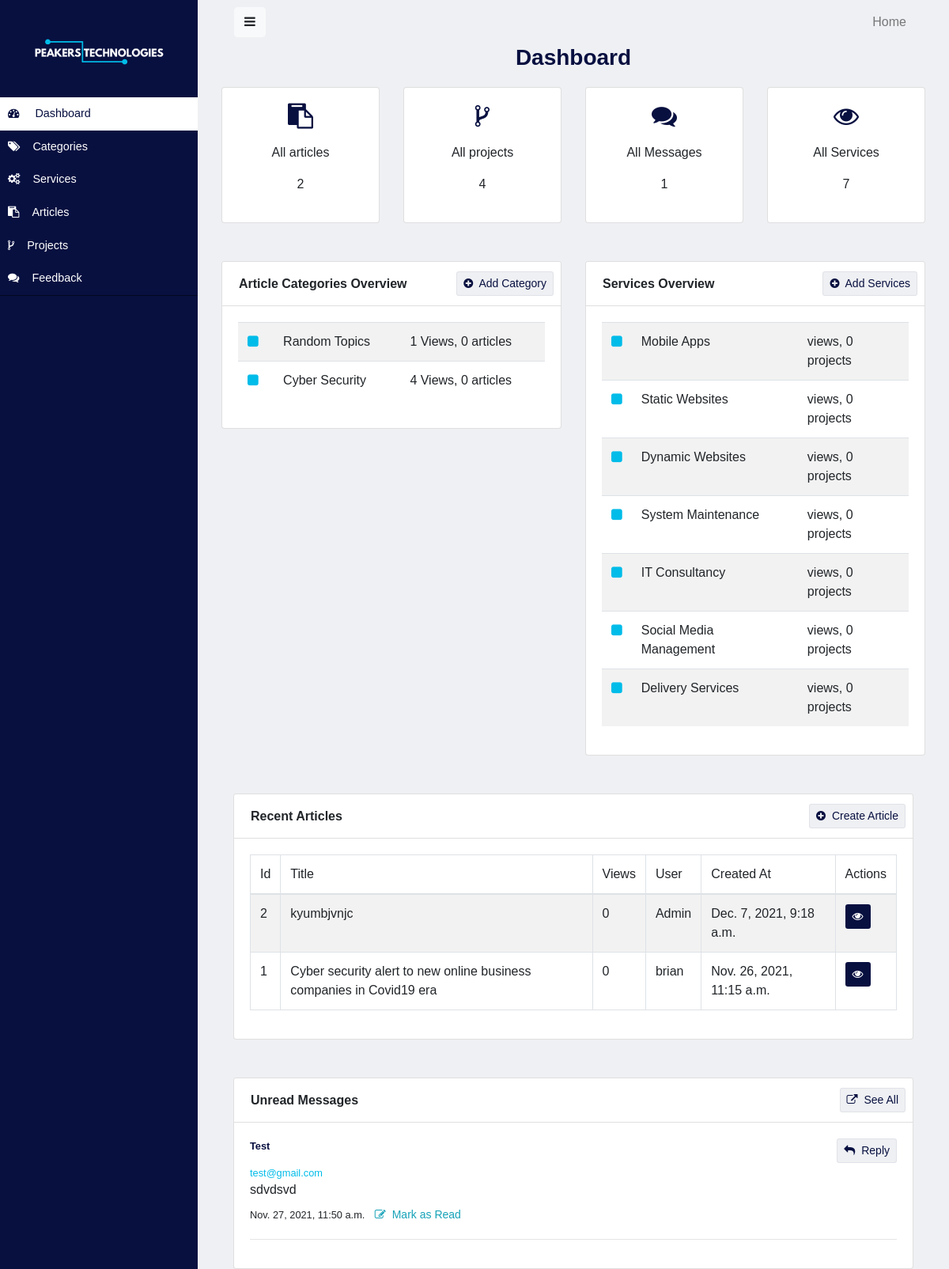
Page /staff/dashboard on the committed database.
### website/models.py (models this page shows, shortened)
class Category(models.Model):
    name = models.CharField(max_length = 50)
    views = models.IntegerField(default=0,blank=True)
    slug = models.SlugField(max_length=200)
    created_at = models.DateTimeField(auto_now_add=True)
    updated_at = models.DateTimeField(auto_now=True)

class Service(models.Model):
    name = models.CharField(max_length = 50)
    description = models.TextField(null=True, blank=True)
    icon = models.ImageField(null=True, blank=True)
    slug = models.SlugField(max_length=200)
    views = models.IntegerField(default=0,blank=True)
    created_at = models.DateTimeField(auto_now_add=True)
    updated_at = models.DateTimeField(auto_now=True)

class Article(models.Model):
    title = models.CharField(max_length = 100)
    post = models.TextField()
    likes = models.IntegerField(default=0, blank=True)
    dislikes = models.IntegerField(default=0, blank=True)
    slug = models.SlugField(max_length=200)
    image_url = models.ImageField()
    views = models.IntegerField(default=0,blank=True)
    keywords = models.TextField()
    STATUS_CHOICES = (
        ('P', 'Published'),
        ('D', 'Draft'),
        ('S', 'Scheduled')
    )
    status = models.CharField(default="Published", max_length=1001)
    schedule_date = models.DateTimeField(null=True, blank=True)
    category = models.ForeignKey(Category, on_delete=models.CASCADE, blank=False, null=False)
    user = models.ForeignKey(User, on_delete=models.CASCADE, blank=False, null=False)
    created_at = models.DateTimeField(auto_now_add=True)
    updated_at = models.DateTimeField(auto_now=True)

class Feedback(models.Model):
    message = models.TextField()
    name = models.CharField(max_length = 50, blank=True, null=True)
    email = models.EmailField(max_length=100, blank=True, null=True)
    phone_number = models.IntegerField(blank=True, null=True)
    TYPE_CHOICES = (
        ('G','General'),
        ('Q','Quote'),
    )
    status = models.IntegerField(default=0)
    type = models.CharField(blank=True, null=True, choices=TYPE_CHOICES, max_length=1)
    created_at = models.DateTimeField(auto_now_add=True)
    updated_at = models.DateTimeField(auto_now=True)

### website/views.py (the view)
# urls.py: path("dashboard", dashboard, name="dashboard"),
def dashboard(request):
    articles = Article.objects.all()
    messages = Feedback.objects.all()
    context = {
        'recent_articles' : articles.order_by('id').reverse()[:5],
        'article_count' : articles.count(),
        'projects_count' : Project.objects.count(),
        'messages_count' : messages.count(),
        'feedback_list' : messages.filter(status = 0)[:2],
        'categories' : Category.objects.all(),
        'services' : Service.objects.all()
    }
    return render(request, 'admin/dashboard.html', context)

### website/templates/admin/dashboard.html
{% extends 'admin/layouts/admin-base.html' %}
{% block 'content' %}
<div class="container-fluid">
    <h3 class="text-center text-main font-weight-bold">Dashboard</h3>
    <div class="row justify-content-center mt-3">
        <div class="col-lg-3 col-md-3 col-sm-12">
            <div class="card  mt-1">
                <div class="card-body text-center ">
                    <p class="text-main"><i class="fa fa-clipboard fa-2x"></i></p>
                    <p class="mx-3"> All articles</p>
                    <p class="mx-3"> {{article_count}}</p>
                </div>
            </div>
        </div>
        <div class="col-lg-3 col-md-3 col-sm-12">
            <div class="card  mt-1">
                <div class="card-body text-center ">
                    <p class="text-main"><i class="fa fa-code-fork fa-2x"></i></p>
                    <p class="mx-3"> All projects</p>
                    <p class="mx-3"> {{projects_count}}</p>
                </div>
            </div>
        </div>
        <div class="col-lg-3 col-md-3 col-sm-12">
            <div class="card mt-1">
                <div class="card-body text-center">
                    <p class="text-main"><i class="fa fa-comments fa-2x"></i></p>
                    <p class="mx-3">All Messages</p>
                    <p class="mx-3">{{messages_count}}</p>
                </div>
            </div>
        </div>
        <div class="col-lg-3 col-md-3 col-sm-12">
            <div class="card mt-1">
                <div class="card-body text-center">
                    <p class="text-main"><i class="fa fa-eye fa-2x"></i></p>
                    <p class="mx-3">All Services</p>
                    <p class="mx-3">{{services | length}}</p>
                </div>
            </div>
        </div>
    </div>
    <div class="row justify-content-center my-5">
        <div class="col-lg-6 h-100">
            <div class="card h-100">
                <div class="card-header">
                    <div class="row">
                        <h6 class="ml-3 my-auto font-weight-bold">Article Categories Overview</h6>
                        <a href="{% url 'add_category' %}" class="btn btn-text-main btn-sm ml-auto mr-1">
                            <i class="fa fa-plus-circle mr-1"></i>
                            Add Category
                        </a>
                    </div>
                </div>
                <div class="card-body h-100">
                    <table class="table table-striped">
                        <tbody>
                            {% for category in categories %}
                            <tr>
                                <td class="text-sec"><i class="fa fa-square"></i></td>
                                <td>{{category.name}}
                                </td>
                                <td>{{category.views}} Views,
                                    {{category.articles|length}} articles</td>
                            </tr>
                            {% endfor %}
                        </tbody>
                    </table>
                </div>
            </div>
        </div>
        <div class="col-lg-6 h-100">
            <div class="card h-100">
                <div class="card-header h-100">
                    <div class="row">
                        <h6 class="ml-3 my-auto font-weight-bold">Services Overview</h6>
                        <a href="{% url 'add_service' %}" class="btn btn-text-main btn-sm ml-auto mr-1">
                            <i class="fa fa-plus-circle mr-1"></i>
                            Add Services
                        </a>
                    </div>
                </div>
                <div class="card-body h-100">
                    <table class="table table-striped">
                        <tbody>
                            {% for services in services %}
                            <tr>
                                <td class="text-sec"><i class="fa fa-square"></i></td>
                                <td>{{services.name}}
                                </td>
                                <td>{{service}} views,
                                    {{service.projects|length}} projects</td>
                            </tr>
                            {% endfor %}
                        </tbody>
                    </table>
                </div>
            </div>
        </div>
        </div>
        <div class="col-lg-12 mt-5">
            <div class="card">
                <div class="card-header">
                    <div class="row">
                        <h6 class="ml-3 my-auto font-weight-bold">Recent Articles</h6>
                        <a href="{% url 'add_article' %}" class="btn btn-text-main btn-sm ml-auto mr-1">
                            <i class="fa fa-plus-circle mr-1"></i>
                            Create Article
                        </a>
                    </div>
                </div>
                <div class="card-body">
                    <table class="table table-striped table-bordered">
                        <thead>
                            <tr>
                                <td>Id</td>
                                <td>Title</td>
                                <td>Views</td>
                                <td>User</td>
                                <td>Created At</td>
                                <td>Actions</td>
                            </tr>
                        </thead>
                        <tbody>
                            {% for article in recent_articles %}
                            <tr>
                                <td>{{article.id}}</td>
                                <td>{{article.title}}</td>
                                <td>{{article.views}}</td>
                                <td>{{article.user}}</td>
                                <td>{{article.created_at}}</td>
                                <td>
                                    <a href="{% url 'view_article' article.id %}" class="btn btn-main btn-sm">
                                        <i class="fa fa-eye"></i>
                                    </a>
                                </td>
                            </tr>
                            {% endfor %}
                        </tbody>
                    </table>
                </div>
            </div>
        </div>
        <div class="col-lg-12 mt-5">
            <div class="card">
                <div class="card-header">
                    <div class="row">
                        <h6 class="ml-3 my-auto font-weight-bold">Unread Messages</h6>
                        <a href="{% url 'feedback' %}" class="btn btn-text-main btn-sm ml-auto mr-1">
                            <i class="fa fa-external-link mr-1"></i>
                            See All
                        </a>
                    </div>
                </div>
                <div class="card-body">
                      {% for feedback in feedback_list %}
                    <div class="d-flex flex-row">
                        <small class="text-main font-weight-bold">{{feedback.name}}</small><br>
                        <button onclick="sendEmailModal('{{feedback.email}}')" class="btn btn-text-main btn-sm ml-auto ml-auto">
                            <i class="fa fa-reply mr-1"></i> Reply
                        </button>
                    </div>
                        <small class="text-sec">{{feedback.email}}</small>
                        <h6 class="">{{feedback.message}}</h6>
                        <small>{{feedback.created_at}}</small>
                        {% if feedback.status == 0 %}
                        <a href="{% url 'add_article' %}" class="btn btn-outline-info border-0 btn-sm ml-auto ml-auto">
                            <i class="fa fa-edit mr-1"></i> Mark as Read
                        </a>
                        {% endif %}
                        <hr>
                    {% endfor %}
                </div>
            </div>
        </div>
    </div>
</div>
{% endblock %}

### website/static/css/style.css (style rules this page uses)
:root { --primary: #081040; --primary_hover: #020822; --secondary: #00BCE9; --secondary-hover: #028daf; --accent: #F09808; --accent-hover: #F09808; --light-background: #08104010; --transition-time: 0.5s; --color: #081040; }
body { background-color: var(--light-background); font-family: 'Heebo'; }
.btn-main { color: white; background-color: var(--primary); }
.btn-text-main { color: var(--primary); background-color: var(--light-background); border: 1px solid var(--light-background); }
.text-sec { color:var(--secondary); }
.text-main { color:var(--primary); }

### website/static/css/admin-style.css (style rules this page uses)
:root { --primary: #081040; --primary_hover: #020822; --secondary: #00BCE9; --secondary-hover: #028daf; --accent: #BCE900; --accent-hover: #8caf00; --light-background: #08104010; }
body { background-color: var(--light-background); font-family: 'League Spartan', arial; }
.card-header { background-color: white !important; }
a, a:hover, a:focus { color: inherit; text-decoration: none; transition: all 0.3s; }

### rows in the picture
Category: name "Random Topics", views "1", articles|length "0"
Category: name "Cyber Security", views "4", articles|length "0"
Service: name "Mobile Apps", projects|length "0"
Service: name "Static Websites", projects|length "0"
Service: name "Dynamic Websites", projects|length "0"
Service: name "System Maintenance", projects|length "0"
Service: name "IT Consultancy", projects|length "0"
Service: name "Social Media Management", projects|length "0"
Service: name "Delivery Services", projects|length "0"
Article: id "2", title "kyumbjvnjc", views "0", user "Admin", created_at "Dec. 7, 2021, 9:18 a.m."
Article: id "1", title "Cyber security alert to new online business companies in Covid19 era", views "0", user "brian", created_at "Nov. 26, 2021, 11:15 a.m."
Feedback: name "Test", email "test@gmail.com", message "sdvdsvd", created_at "Nov. 27, 2021, 11:50 a.m.", status 0 (drawn)

### other values in the picture
{{ article_count }} "2"
{{ projects_count }} "4"
{{ messages_count }} "1"
{{ services | length }} "7"
